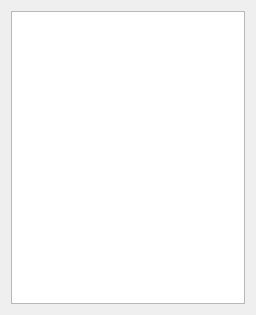
<?xml version="1.0" encoding="UTF-8"?>
<ui version="4.0">
 <class>ColumnSettingsDialog</class>
 <widget class="QDialog" name="ColumnSettingsDialog">
  <property name="geometry">
   <rect>
    <x>0</x>
    <y>0</y>
    <width>256</width>
    <height>315</height>
   </rect>
  </property>
  <property name="windowTitle">
   <string>Dialog</string>
  </property>
  <layout class="QVBoxLayout" name="verticalLayout">
   <item>
    <widget class="QListWidget" name="listColumns"/>
   </item>
  </layout>
 </widget>
 <resources/>
 <connections/>
</ui>
